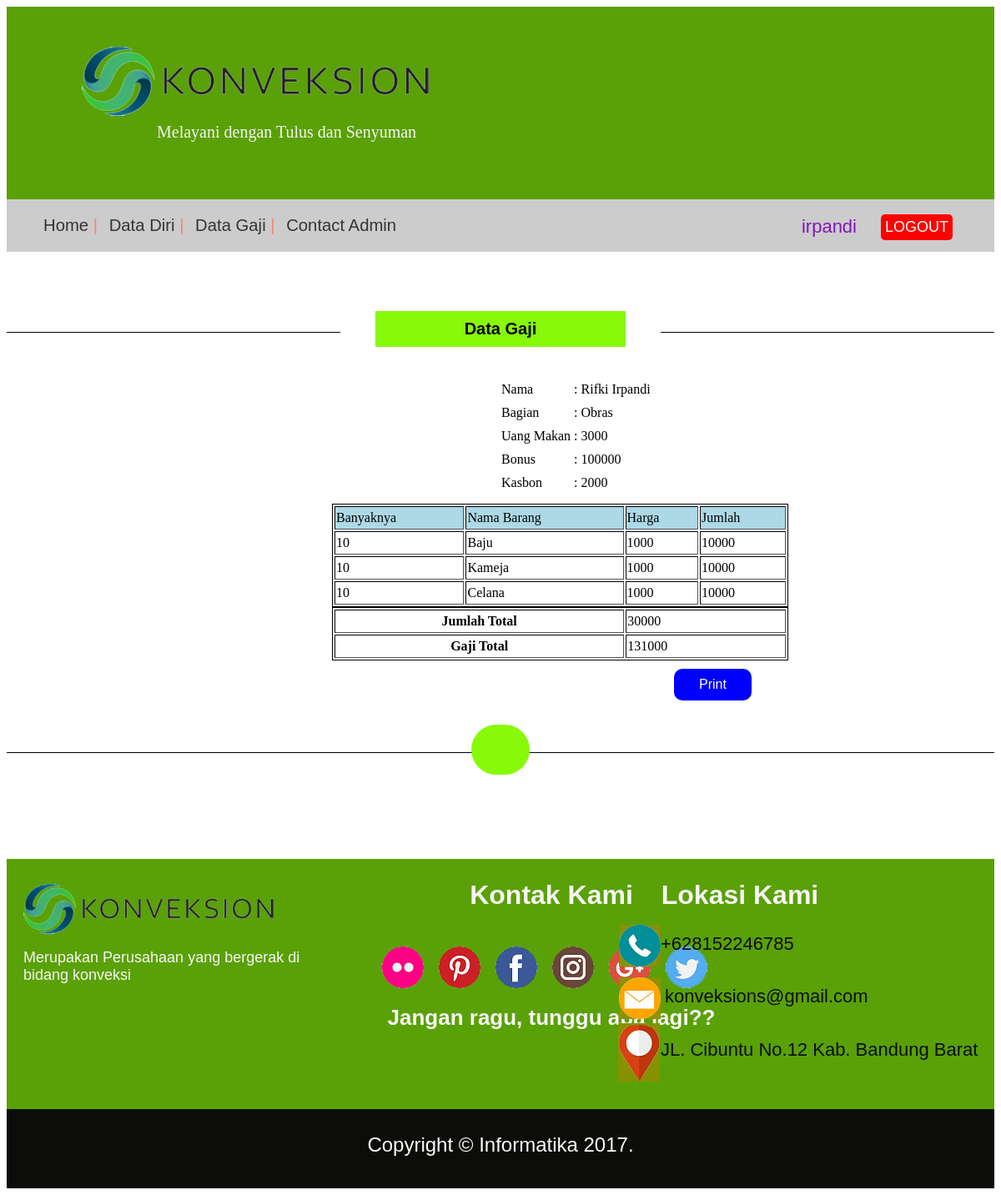
The app's page /data-gaji-karyawan.php (signed in) with its own data.
### tables this page shows
CREATE TABLE `tbl_data` (
  `id_karyawan` int(12) NOT NULL,
  `username` varchar(40) NOT NULL,
  `password` varchar(50) NOT NULL,
  `nik` bigint(200) NOT NULL,
  `nama` varchar(100) NOT NULL,
  `foto` varchar(55) NOT NULL,
  `ttl` text NOT NULL,
  `jenis_kelamin` varchar(100) NOT NULL,
  `nomor_telepon` text NOT NULL,
  `alamat` text NOT NULL,
  `bagian` varchar(50) NOT NULL,
  `uang_makan` int(50) NOT NULL,
  `bonus` int(50) NOT NULL,
  `kasbon` int(50) NOT NULL,
  `gaji` int(50) NOT NULL,
  `gaji_total` int(50) NOT NULL,
  `banyak_1` int(40) NOT NULL,
  `banyak_2` int(50) NOT NULL,
  `banyak_3` int(50) NOT NULL,
  `nama_barang_1` varchar(100) NOT NULL,
  `nama_barang_2` varchar(100) NOT NULL,
  `nama_barang_3` varchar(100) NOT NULL,
  `harga_1` int(50) NOT NULL,
  `harga_2` int(50) NOT NULL,
  `harga_3` int(50) NOT NULL,
  `jumlah_1` int(50) NOT NULL,
  `jumlah_2` int(50) NOT NULL,
  `jumlah_3` int(50) NOT NULL,
  `jumlah_total` int(50) NOT NULL
);

### data-gaji-karyawan.php (the view, shortened to what this page needs)
<!DOCTYPE HTML>
<html>
	<head>
		<link rel="stylesheet" type="text/css" href="assets/css/style2.css">
	</head>
	<body>
		<div class="wrapper">
			<header>
				<div id="logo">
					<img src="assets/img/LOGO1.png">
					<p>Melayani dengan Tulus dan Senyuman</p>
				</div>
			</header>
			<nav>
				<ul>
					<li><a href="home-karyawan.php">Home<span> | </span></a></li>
					<li><a href="data-diri.php">Data Diri<span> | </span></a></li>
					<li><a href="data-gaji-karyawan.php">Data Gaji<span> | </span></a></li>
					<li><a href="contact-admin.php">Contact Admin</a></li>
				<ul>
				<div class="logout-btn">
					<a href="logout.php" class="btn">LOGOUT</a>
				</div>
				<p><?php
					echo $_SESSION['username'];
					?></p>
			</nav>
			<div class="konten">
				<h2>Data Gaji</h2>
				<div id="data-gaji">
					<?php
						include ("koneksi/connection.php");
						$id = $_SESSION['id'];
						$sql = mysqli_query($connect, "SELECT id_karyawan,nama,uang_makan,bonus,kasbon,gaji,gaji_total,banyak_1,banyak_2,banyak_3,nama_barang_1,nama_barang_2,nama_barang_3,harga_1,harga_2,harga_3,jumlah_1,jumlah_2,jumlah_3,jumlah_total,bagian FROM tbl_data WHERE id_karyawan = '$id'");
						$var = mysqli_fetch_array($sql);
					?>
					<table>
						<tr>
							<td>Nama</td><td> : <td>
							<?php echo $var['nama']; ?></td>
						</tr>
						<tr>
							<td>Bagian</td><td> : <td>
							<?php echo $var['bagian']; ?></td>
						</tr>
						<tr>
							<td>Uang Makan</td><td> : <td>
							<?php echo $var['uang_makan']; ?></td>
						</tr>
						<tr>
							<td>Bonus</td><td> : <td>
							<?php echo $var['bonus']; ?></td>
						</tr>
						<tr>
							<td>Kasbon</td><td> : <td>
							<?php echo $var['kasbon']; ?></td>
						</tr>
					</table>
				</div>
				<div id="gaji-table">
					<table border="2px">
						<tr bgcolor="lightblue">
							<td>Banyaknya</td>
							<td>Nama Barang</td>
							<td>Harga</td>
							<td>Jumlah</td>
						</tr>
						<tr>
							<td><?php echo $var['banyak_1'] ?></td>
							<td><?php echo $var['nama_barang_1'] ?></td>
							<td><?php echo $var['harga_1'] ?></td>
							<td><?php echo $var['jumlah_1'] ?></td>
						</tr>
						<tr>
							<td><?php echo $var['banyak_2'] ?></td>
							<td><?php echo $var['nama_barang_2'] ?></td>
							<td><?php echo $var['harga_2'] ?></td>
							<td><?php echo $var['jumlah_2'] ?></td>
						</tr>
						<tr>
							<td><?php echo $var['banyak_3'] ?></td>
							<td><?php echo $var['nama_barang_3'] ?></td>
							<td><?php echo $var['harga_3'] ?></td>
							<td><?php echo $var['jumlah_3'] ?></td>
						</tr>
						</table>
						<table border="2px">
						<tr>
							<th>Jumlah Total</th>
							<td><?php echo $var['jumlah_total']; ?></td>
						</tr>
						<tr>
							<th>Gaji Total</th>
							<td><?php echo $var['gaji_total']; ?></td>
						</tr>
					</table>
				</div>
				<div class="tom1">
					<a target="blank" href="print-gaji-karyawan.php?id=<?php echo $var['id_karyawan']; ?>">Print</a>
				</div>
				<h4></h4>
			</div>
			<div class="drop-us">
				<div class="drop-us-about">
					<img src="assets/img/LOGO1.png">
					<p>Merupakan Perusahaan yang bergerak di bidang konveksi</p>
				</div>
				<div class="drop-us-contact">
					<h2>Kontak Kami</h2>
					<ul>
						<li><a href="#"><img src="assets/img/flickr.png"width="50" height="50"></a></li>
						<li><a href="#"><img src="assets/img/pinterest.png"width="50" height="50"></a></li>
						<li><a href="#"><img src="assets/img/facebook.png"width="50" height="50"></a></li>
						<li><a href="#"><img src="assets/img/instagram.png"width="50" height="50"></a></li>
						<li><a href="#"><img src="assets/img/google-plus.png"width="50" height="50"></a></li>
						<li><a href="#"><img src="assets/img/twitter.png"width="50" height="50"></a></li>
					</ul>
					<br></br>
					<h3>Jangan ragu, tunggu apa lagi??</h3>
				</div>
				<div class="drop-us-location">
					<h2>Lokasi Kami</h2>
					<div class="drop-phone">
						<img src="assets/img/phone.png" width="50" height="50">
						<p>+628152246785</p>
					</div>
					<div class="drop-mail">
						<img src="assets/img/mails.png" width="50" height="50">
						<p>konveksions@gmail.com</p>
					</div>
					<div class="drop-locate">
						<img src="assets/img/locations.png" width="50" height="70">
						<p>JL. Cibuntu No.12 Kab. Bandung Barat</p>
					</div>
				</div>
			</div>
			<footer>
				<p>Copyright &copy Informatika 2017.</p>
			</footer>
		</div>
	</body>
</html>

### assets/css/style2.css (style rules this page uses)
.wrapper { max-width: 1500px; width: 100%; margin: 0px auto; }
header { background-color: #59a107; width: 100%; height: 235px; }
header #logo { float: left; margin-top: 48px; margin-bottom: 43px; margin-left: 90px; }
header #logo p { margin-left: 90px; margin-top: 4px; font-family: Monotype Corsiva; font-size: 20px; color: #f8f6f5; }
nav { background-color: #cccccc; width: 100%; margin-top: -20px; }
nav ul { padding-top: 20px; }
nav li { display: inline; }
nav li a { text-decoration: none; color: #353534; font-family: Arial; font-size: 20.3px; margin: 0px 4px; }
nav li a span { color: salmon; }
nav p { float: right; font-family: Arial; font-size: 22px; color: #8114ba; margin-top: -43px; margin-right: 165px; }
.logout-btn .btn { float: right; margin-top: -45px; margin-right: 50px; padding: 5px 5px; font-family: Arial; font-size: 18px; background-color: #ff0000; border-radius: 5px; }
.logout-btn a { text-decoration: none; font-family: Arial; font-size: 18px; color: #ffffff; }
.konten { margin-top: 80px; border-top: 1px solid black; border-bottom: 1px solid black; }
.konten h2 { font-family: Arial; font-size: 20px; background-color: #88f908; border-radius: 10px; padding: 10px 50px; text-align: center; width: 200px; margin: 0px auto; position: relative; top: -26px; border-left: 42px solid #fff; border-right: 42px solid #fff; }
#data-gaji { float: left; line-height: 1.5; margin-left:590px; margin-top: 10px; }
#gaji-table { float: left; line-height: 1.5; margin-left:390px; margin-top: 10px; }
#gaji-table table { border:1px solid black; width:200%; }
.konten a { float: left; font-family: Arial; font-size: 16px; padding: 10px 30px; background-color: #197b30; color: #ffffff; text-decoration: none; border-radius: 10px; margin-top: 30px; margin-left: 388px; }
.konten .tom1 a { float: left; font-family: Arial; font-size: 16px; padding: 10px 30px; background-color: blue; color: #ffffff; text-decoration: none; border-radius: 10px; margin-left: 800px; margin-top: 10px; }
.konten h4 { font-family: Arial; font-size: 22px; background-color: #88f908; border-radius: 400px; padding: 30px 20px; text-align: center; width: 30px; margin: 0px auto; position: relative; bottom: -27px; margin-top: 400px; }
.drop-us { clear: both; background-color: #59a107; margin-top: 127px; height: 300px; padding-right: 10px; }
.drop-us-about { width: 400px; height: 300px; }
.drop-us-about img { width: 300px; float: left; margin-left: 20px; margin-top: 30px; }
.drop-us-about p { float: left; font-family: Arial; font-size: 18px; font-style: bold; color: #f8f6f5; margin-left: 20px; }
.drop-us-contact { float: left; width: 500px; height: 300px; margin-left: 403px; margin-top: -305px; }
.drop-us-contact h2 { font-family: Arial; font-size: 32px; font-style: bold; color: #f8f6f5; margin-top: 30px; text-align: center; }
.drop-us-contact ul { text-align: center; float: left; }
.drop-us-contact li { display: inline; text-align: center; }
.drop-us-contact a { margin: 0px 7px; }
.drop-us-contact h3 { font-family: Arial; font-size: 26px; font-style: bold; color: #f8f6f5; text-align: center; }
.drop-us-location { float: right; width: 590px; height: 300px; margin-top: -305px; }
.drop-us-location h2 { font-family: Arial; font-size: 32px; font-style: bold; color: #f8f6f5; margin-top: 30px; text-align: center; }
.drop-phone img { background-color: transparent; float: left; margin-left: 150px; margin-top: -10px; }
.drop-phone p { font-family: Arial; font-size: 22px; color: #0c0d0b; }
.drop-mail img { background-color: transparent; float: left; margin-left: 150px; margin-top: 5px; }
.drop-mail p { font-family: Arial; font-size: 22px; margin-left: 5px; margin-top: 15px; float: left; color: #0c0d0b; }
.drop-locate img { background-color: transparent; margin-top: 60px; margin-left: -300px; }
.drop-locate p { font-family: Arial; font-size: 22px; color: #0c0d0b; margin-top: -55px; margin-left: 200px; }
footer { clear: both; height: 85px; background-color: #0c0d0b; padding: 5px; }
footer p { color: #f8faf6; text-align: center; font-family: Arial; font-size: 24px; font-style: bold; }

### records on screen
tbl_data: nama "Rifki Irpandi", bagian "Obras", uang_makan "3000", bonus "100000", kasbon "2000", banyak_1 "10", nama_barang_1 "Baju", harga_1 "1000", jumlah_1 "10000", banyak_2 "10", nama_barang_2 "Kameja", harga_2 "1000", jumlah_2 "10000", banyak_3 "10", nama_barang_3 "Celana", harga_3 "1000", jumlah_3 "10000", jumlah_total "30000", gaji_total "131000"

### other values on screen
$_SESSION['username'] "irpandi"
